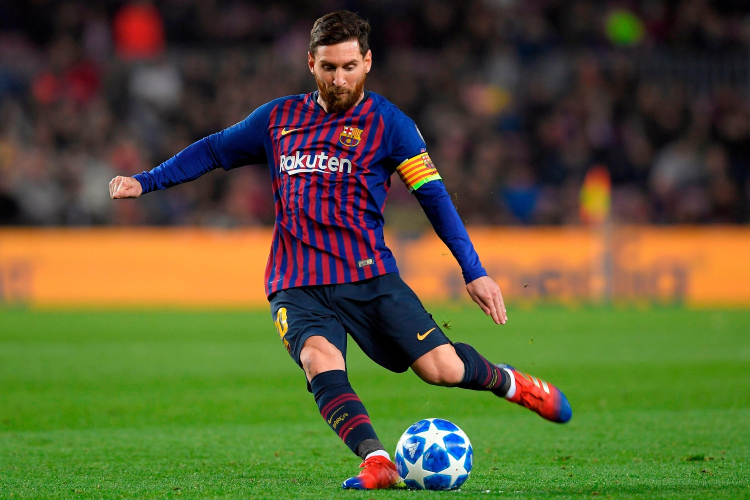
#> input picture misc/cv_basic/messi.jpg, 1500 x 1000 px (shown at 1/2 size)
$ python cv6.py
#> lines starting #> are read from the running program, lines starting #| are printed output that depends on the picture; after the words box and inside, x2 and y2 are one past the last pixel; in counts of white or black regions, pixels touching at a corner belong together
import cv2
import numpy as np

img = cv2.imread('messi.jpg')
#> img is the input picture: shape (1000, 1500, 3); mean B, G, R 51.3, 88.7, 88.2
img = cv2.resize(img, (960, 680))
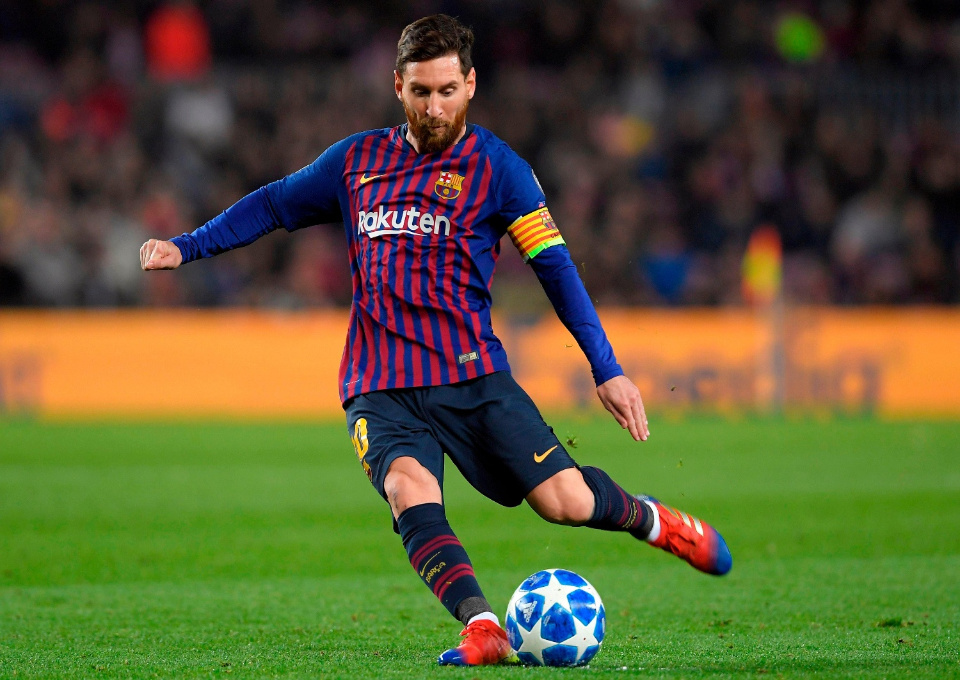
#> img: shape (680, 960, 3); mean B, G, R 51.2, 88.6, 88
imgGray = cv2.cvtColor(img,cv2.COLOR_BGR2GRAY)
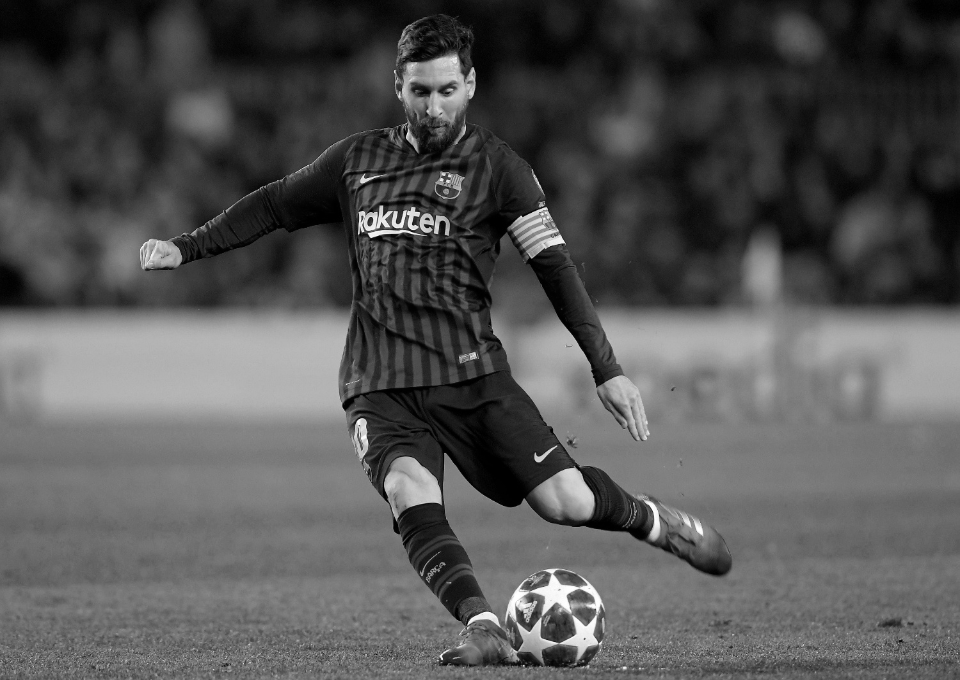
#> imgGray: shape (680, 960); min 0, max 255, mean 84.2
imgBlur = cv2.GaussianBlur(imgGray, (5,5), 0)
imgCanny = cv2.Canny(np.array(img), 150, 200)
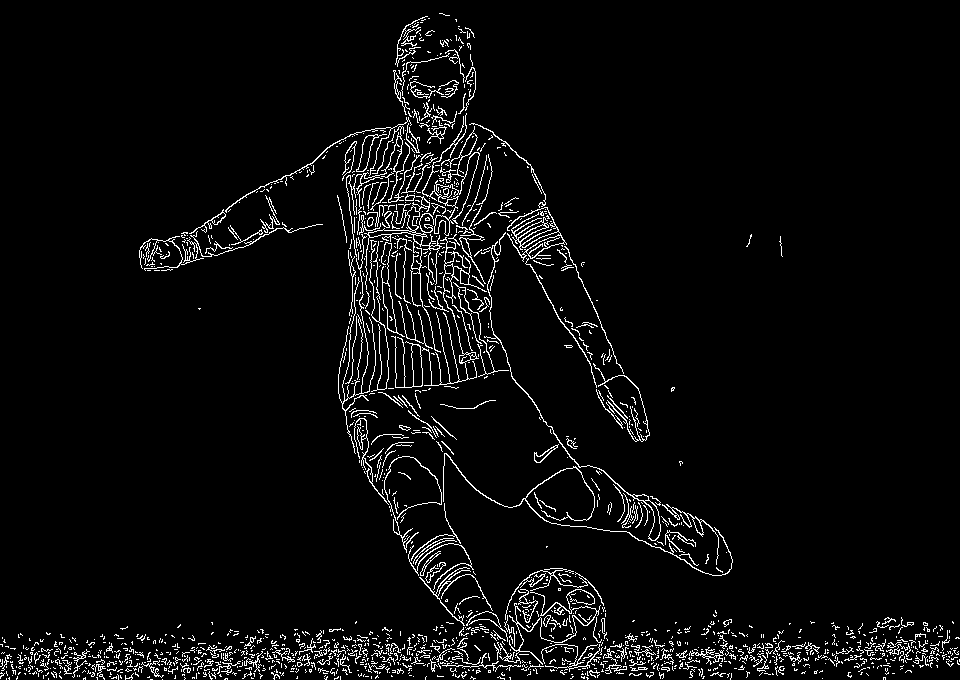
#> imgCanny: shape (680, 960); 4.3% white in thin lines or dots
imgDilate = cv2.dilate(imgCanny, np.ones((5,5), np.uint8), iterations=3)
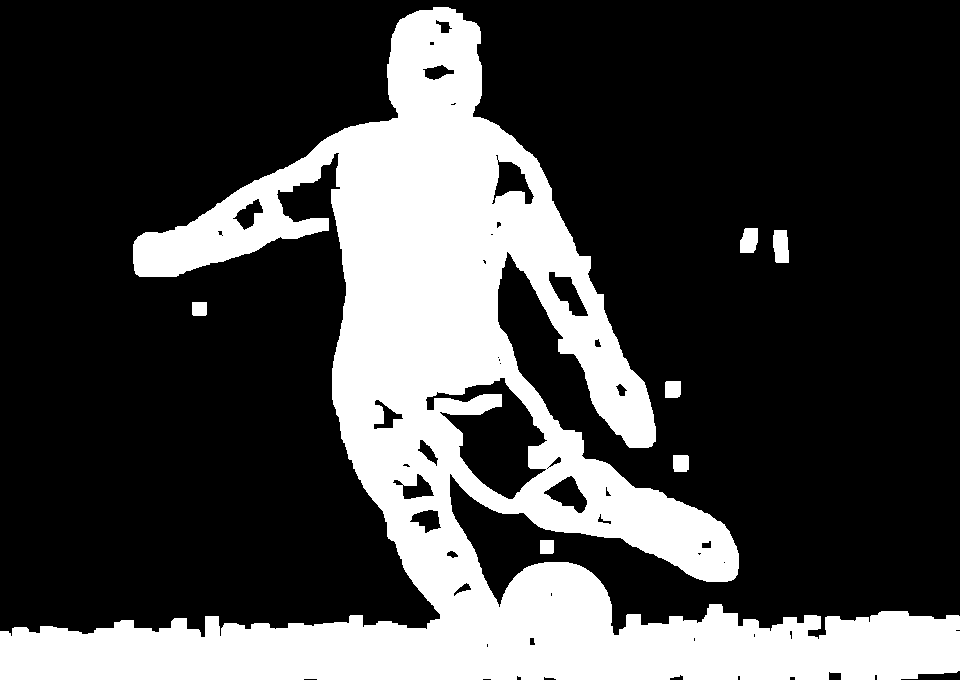
#> imgDilate: shape (680, 960); 27.2% white; 7 white regions, largest, box (x1, y1, x2, y2) and area: (0, 7, 960, 680) 175757, (773, 230, 789, 263) 469, (740, 228, 758, 253) 389
cv2.imshow("Gray image", imgGray)
cv2.imshow("Blurred image", imgBlur)
cv2.imshow("Canny image", imgCanny)
cv2.imshow("Dilated image", imgDilate)

cv2.waitKey(0)

$ run again, with misc/cv_basic/green.jpg copied over misc/cv_basic/messi.jpg
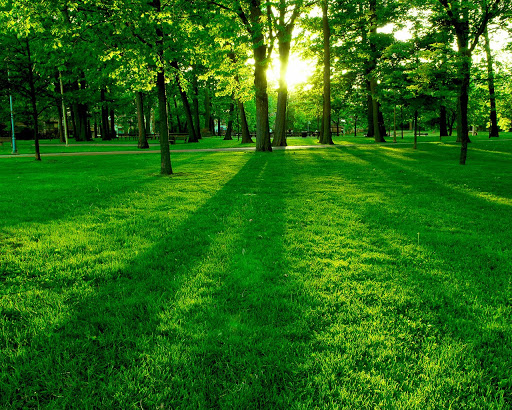
#> input picture misc/cv_basic/green.jpg, 512 x 410 px
#> img is the input picture: shape (410, 512, 3); mean B, G, R 18.9, 107.6, 41.3
#> img: shape (680, 960, 3)
#> `imgCanny = cv2.Canny(np.array(img), 150, 200)`:
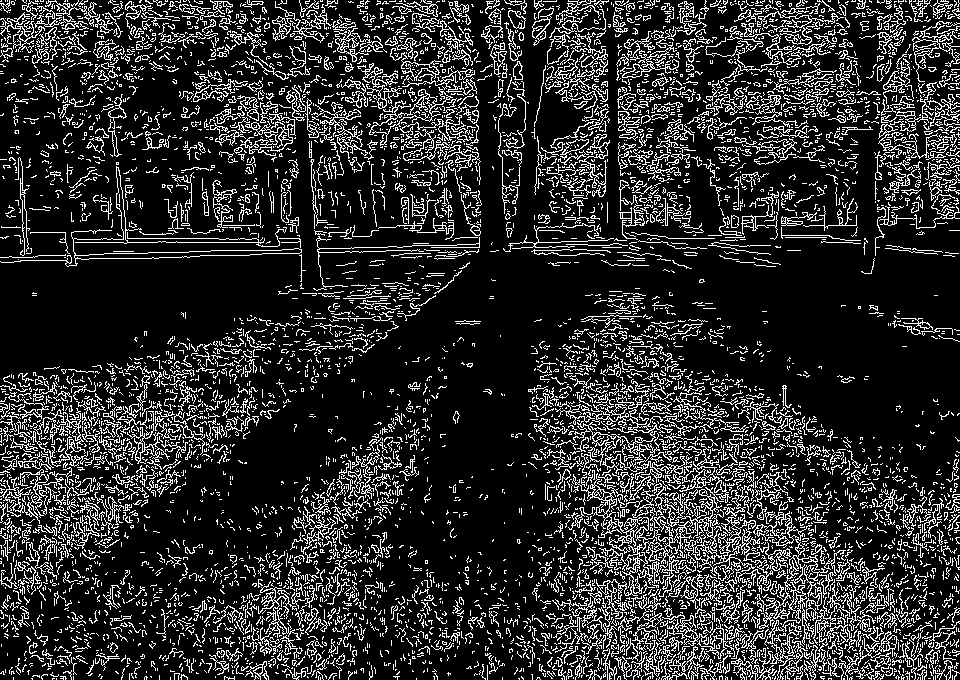
#> imgCanny: shape (680, 960); 17.3% white in thin lines or dots
#> `imgDilate = cv2.dilate(imgCanny, np.ones((5,5), np.uint8), iterations=3)`:
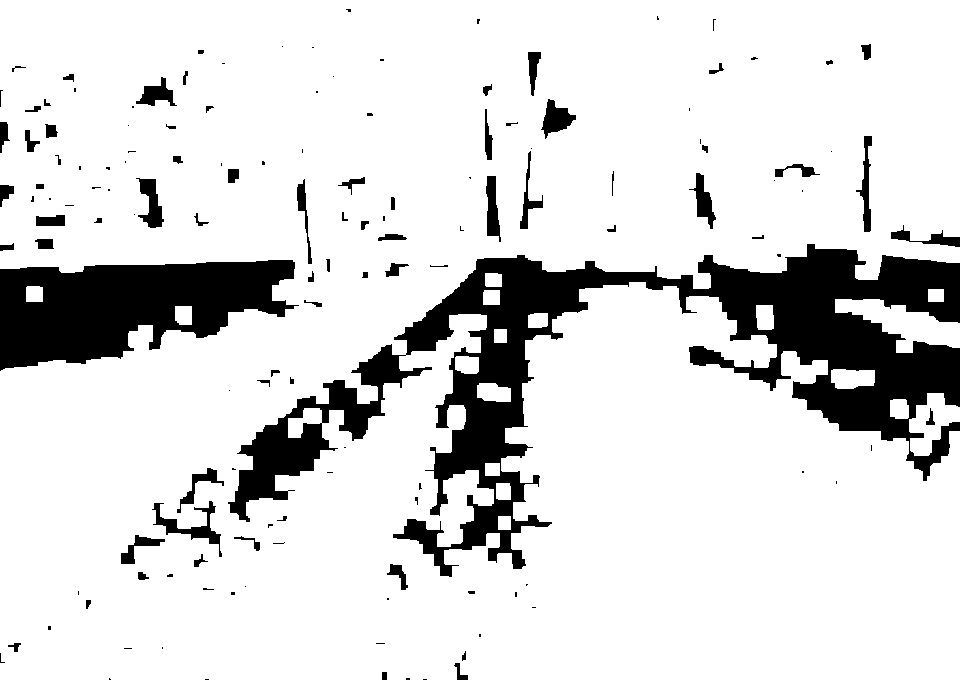
#> imgDilate: shape (680, 960); 85.6% white; 142 black regions (69 under 20 px), largest, box (x1, y1, x2, y2) and area: (228, 244, 960, 577) 60557, (0, 260, 299, 371) 21286, (152, 501, 222, 557) 902
